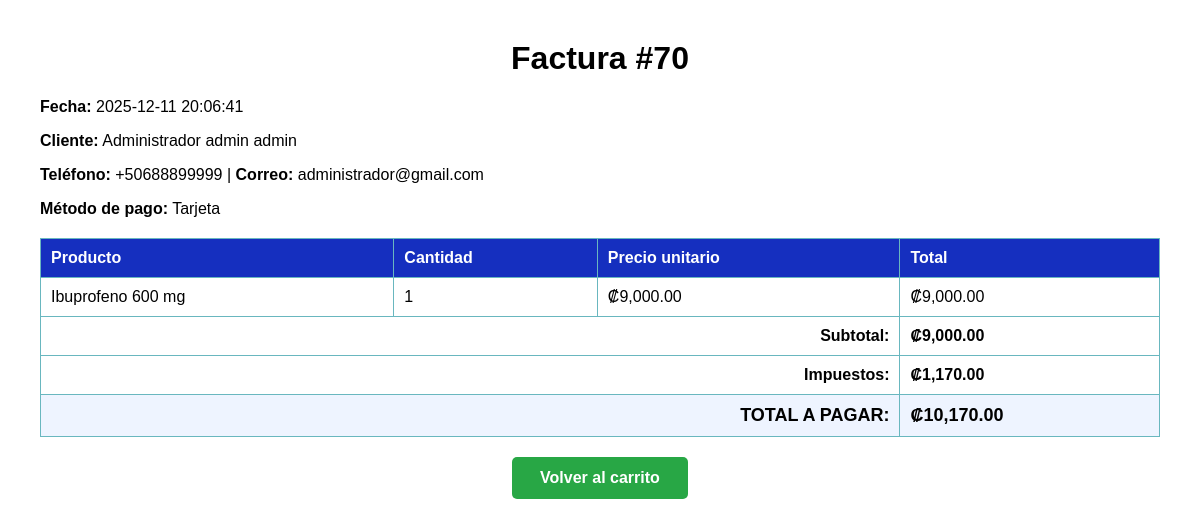
Screenshot of /modulos/ventas/factura.php?id_venta=70 with the database file from the repository.
### tables this page shows
CREATE TABLE `ventas` (
  `id_venta` int NOT NULL,
  `id_usuario` int NOT NULL,
  `id_cliente` int NOT NULL,
  `fecha_venta` datetime DEFAULT CURRENT_TIMESTAMP,
  `subtotal` decimal(10,2) DEFAULT NULL,
  `impuestos` decimal(10,2) DEFAULT NULL,
  `total` decimal(10,2) DEFAULT NULL,
  `metodo_pago` varchar(50) DEFAULT NULL,
  `estado` tinyint(1) DEFAULT '1'
);

CREATE TABLE `usuarios` (
  `id_usuario` int NOT NULL,
  `nombre` varchar(100) DEFAULT NULL,
  `apellido1` varchar(100) DEFAULT NULL,
  `apellido2` varchar(100) DEFAULT NULL,
  `email` varchar(120) NOT NULL,
  `telefono` varchar(20) DEFAULT NULL,
  `identificacion` varchar(50) NOT NULL,
  `tipo_doc` varchar(20) NOT NULL,
  `password` varchar(255) NOT NULL,
  `id_rol` int NOT NULL,
  `fecha_creacion` datetime DEFAULT CURRENT_TIMESTAMP
);

CREATE TABLE `detalle_venta` (
  `id_detalle` int NOT NULL,
  `id_venta` int NOT NULL,
  `id_producto` int NOT NULL,
  `id_lote` int DEFAULT NULL,
  `cantidad` int NOT NULL,
  `precio_unitario` decimal(10,2) DEFAULT NULL,
  `total` decimal(10,2) DEFAULT NULL,
  `descuento` decimal(10,2) DEFAULT '0.00'
);

CREATE TABLE `productos` (
  `id_producto` int NOT NULL,
  `nombre` varchar(150) NOT NULL,
  `descripcion` text,
  `unidad` varchar(100) DEFAULT NULL,
  `id_categoria` int DEFAULT NULL,
  `precio` decimal(10,2) NOT NULL,
  `costo_unidad` decimal(10,2) DEFAULT NULL,
  `stock_total` int NOT NULL,
  `stock_minimo` int DEFAULT '0',
  `fecha_creacion` datetime DEFAULT CURRENT_TIMESTAMP,
  `actualizado_en` timestamp NULL DEFAULT CURRENT_TIMESTAMP ON UPDATE CURRENT_TIMESTAMP,
  `fecha_caducidad` date DEFAULT NULL,
  `estado` enum('activo','inactivo') DEFAULT 'activo',
  `descuento` decimal(5,2) DEFAULT '0.00'
);

### modulos/ventas/factura.php (the view, shortened to what this page needs)
<?php
require '../../config/conexion.php';
$id_venta = (int)$_GET['id_venta'];
$sql_venta = "
    SELECT
        v.id_venta,
        v.fecha_venta,
        v.subtotal,
        v.impuestos,
        v.total,
        v.metodo_pago,
        CONCAT(uc.nombre, ' ', uc.apellido1, ' ', IFNULL(uc.apellido2, '')) AS cliente_nombre,
        uc.telefono   AS cliente_telefono,
        uc.email      AS cliente_correo
    FROM ventas v
    INNER JOIN clientes c ON v.id_cliente = c.id_cliente
    INNER JOIN usuarios uc ON c.id_usuario = uc.id_usuario
    WHERE v.id_venta = ?
";
$stmt = $conn->prepare($sql_venta);
$stmt->bind_param("i", $id_venta);
$stmt->execute();
$venta = $stmt->get_result()->fetch_assoc();
$sql_detalle = "SELECT dv.id_producto, p.nombre, dv.cantidad, dv.precio_unitario, dv.total, dv.descuento
                FROM detalle_venta dv
                JOIN productos p ON dv.id_producto = p.id_producto
                WHERE dv.id_venta = ?";
$stmt2 = $conn->prepare($sql_detalle);
$stmt2->bind_param("i", $id_venta);
$stmt2->execute();
$result_detalle = $stmt2->get_result();
$productos = [];
while ($row = $result_detalle->fetch_assoc()) {
    $productos[] = $row;
}
?>
<!DOCTYPE html>
<html lang="es">
<head>
</head>
<body>
    <h1>Factura #<?php echo $venta['id_venta']; ?></h1>
    <p><strong>Fecha:</strong> <?php echo $venta['fecha_venta']; ?></p>
    <p><strong>Cliente:</strong> <?php echo $venta['cliente_nombre']; ?></p>
    <p><strong>Teléfono:</strong> <?php echo $venta['cliente_telefono']; ?> |
       <strong>Correo:</strong> <?php echo $venta['cliente_correo']; ?></p>
    <p><strong>Método de pago:</strong> <?php echo $venta['metodo_pago']; ?></p>
    <table>
        <thead>
            <tr>
                <th>Producto</th>
                <th>Cantidad</th>
                <th>Precio unitario</th>
                <th>Total</th>
            </tr>
        </thead>
        <tbody>
        <?php foreach ($productos as $p): ?>
            <tr>
                <td><?php echo $p['nombre']; ?></td>
                <td><?php echo $p['cantidad']; ?></td>
                <td>₡<?php echo number_format($p['precio_unitario'], 2); ?></td>
                <td>
                    ₡<?php echo number_format($p['total'], 2); ?>
                </td>
            </tr>
        <?php endforeach; ?>
        </tbody>
        <tfoot>
            <tr>
                <td colspan="3" style="text-align:right;">Subtotal:</td>
                <td>₡<?php echo number_format($venta['subtotal'], 2); ?></td>
            </tr>
            <tr>
                <td colspan="3" style="text-align:right;">Impuestos:</td>
                <td>₡<?php echo number_format($venta['impuestos'], 2); ?></td>
            </tr>
            <tr style="background:#eef4ff;">
                <td colspan="3" style="text-align:right; font-size:18px;">TOTAL A PAGAR:</td>
                <td style="font-size:18px;">₡<?php echo number_format($venta['total'], 2); ?></td>
            </tr>
        </tfoot>
    </table>
    <div style="text-align: center;">
        <a href="carrito.php" class="boton-carrito">Volver al carrito</a>
    </div>
</body>
</html>

### modulos/ventas/factura.php (style rules this page uses)
body { font-family: Arial, sans-serif; margin: 40px; }
h1 { text-align: center; }
table { width: 100%; border-collapse: collapse; margin-top: 20px; }
th, td { border: 1px solid #69B7BF; padding: 10px; text-align: left; }
th { background: #152fbf; color: white; }
tfoot td { font-weight: bold; }
.boton-carrito { display: inline-block; background: #28a745; color: #fff; padding: 12px 28px; border-radius: 5px; text-decoration: none; font-size: 16px; font-weight: bold; margin-top: 20px; }

### rows the page displays
ventas: id_venta "70", fecha_venta "2025-12-11 20:06:41", id_usuario.telefono "+50688899999", id_usuario.email "administrador@gmail.com", metodo_pago "Tarjeta", subtotal "9,000.00", impuestos "1,170.00", total "10,170.00"
detalle_venta: id_producto.nombre "Ibuprofeno 600 mg", cantidad "1", precio_unitario "9,000.00", total "9,000.00"

### other values shown
$venta['cliente_nombre'] "Administrador admin admin"
